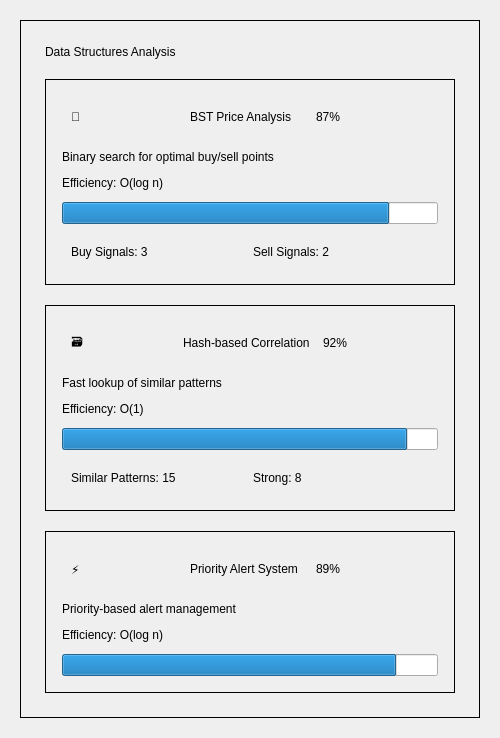
<?xml version="1.0" encoding="UTF-8"?>
<ui version="4.0">
 <class>DataStructuresAnalyzer</class>
 <widget class="QWidget" name="DataStructuresAnalyzer">
  <property name="geometry">
   <rect>
    <x>0</x>
    <y>0</y>
    <width>500</width>
    <height>600</height>
   </rect>
  </property>
  <property name="windowTitle">
   <string>Data Structures Analyzer</string>
  </property>
  
  <layout class="QVBoxLayout" name="mainLayout">
   <property name="spacing">
    <number>20</number>
   </property>
   <property name="leftMargin">
    <number>20</number>
   </property>
   <property name="topMargin">
    <number>20</number>
   </property>
   <property name="rightMargin">
    <number>20</number>
   </property>
   <property name="bottomMargin">
    <number>20</number>
   </property>
   
   <item>
    <widget class="QFrame" name="analyzerCard">
     <property name="frameShape">
      <enum>QFrame::Box</enum>
     </property>
     <layout class="QVBoxLayout" name="cardLayout">
      <property name="spacing">
       <number>20</number>
      </property>
      <property name="leftMargin">
       <number>24</number>
      </property>
      <property name="topMargin">
       <number>24</number>
      </property>
      <property name="rightMargin">
       <number>24</number>
      </property>
      <property name="bottomMargin">
       <number>24</number>
      </property>
      
      <item>
       <widget class="QLabel" name="analyzerTitle">
        <property name="text">
         <string>Data Structures Analysis</string>
        </property>
       </widget>
      </item>
      
      <item>
       <widget class="QFrame" name="bstAnalysisFrame">
        <property name="frameShape">
         <enum>QFrame::Box</enum>
        </property>
        <layout class="QVBoxLayout" name="bstAnalysisLayout">
         <property name="spacing">
          <number>12</number>
         </property>
         <property name="leftMargin">
          <number>16</number>
         </property>
         <property name="topMargin">
          <number>16</number>
         </property>
         <property name="rightMargin">
          <number>16</number>
         </property>
         <property name="bottomMargin">
          <number>16</number>
         </property>
         
         <item>
          <widget class="QWidget" name="bstHeader">
           <layout class="QHBoxLayout" name="bstHeaderLayout">
            <item>
             <widget class="QLabel" name="bstIcon">
              <property name="text">
               <string>🌳</string>
              </property>
              <property name="minimumSize">
               <size>
                <width>24</width>
                <height>24</height>
               </size>
              </property>
             </widget>
            </item>
            <item>
             <widget class="QLabel" name="bstName">
              <property name="text">
               <string>BST Price Analysis</string>
              </property>
             </widget>
            </item>
            <item>
             <spacer name="bstHeaderSpacer">
              <property name="orientation">
               <enum>Qt::Horizontal</enum>
              </property>
             </spacer>
            </item>
            <item>
             <widget class="QLabel" name="bstAccuracy">
              <property name="text">
               <string>87%</string>
              </property>
             </widget>
            </item>
           </layout>
          </widget>
         </item>
         <item>
          <widget class="QLabel" name="bstDescription">
           <property name="text">
            <string>Binary search for optimal buy/sell points</string>
           </property>
          </widget>
         </item>
         <item>
          <widget class="QLabel" name="bstEfficiency">
           <property name="text">
            <string>Efficiency: O(log n)</string>
           </property>
          </widget>
         </item>
         <item>
          <widget class="QProgressBar" name="bstAccuracyProgress">
           <property name="value">
            <number>87</number>
           </property>
           <property name="textVisible">
            <bool>false</bool>
           </property>
          </widget>
         </item>
         <item>
          <widget class="QWidget" name="bstResults">
           <layout class="QHBoxLayout" name="bstResultsLayout">
            <item>
             <widget class="QLabel" name="bstBuySignals">
              <property name="text">
               <string>Buy Signals: 3</string>
              </property>
             </widget>
            </item>
            <item>
             <widget class="QLabel" name="bstSellSignals">
              <property name="text">
               <string>Sell Signals: 2</string>
              </property>
             </widget>
            </item>
           </layout>
          </widget>
         </item>
        </layout>
       </widget>
      </item>
      
      <item>
       <widget class="QFrame" name="hashAnalysisFrame">
        <property name="frameShape">
         <enum>QFrame::Box</enum>
        </property>
        <layout class="QVBoxLayout" name="hashAnalysisLayout">
         <property name="spacing">
          <number>12</number>
         </property>
         <property name="leftMargin">
          <number>16</number>
         </property>
         <property name="topMargin">
          <number>16</number>
         </property>
         <property name="rightMargin">
          <number>16</number>
         </property>
         <property name="bottomMargin">
          <number>16</number>
         </property>
         
         <item>
          <widget class="QWidget" name="hashHeader">
           <layout class="QHBoxLayout" name="hashHeaderLayout">
            <item>
             <widget class="QLabel" name="hashIcon">
              <property name="text">
               <string>🗃️</string>
              </property>
              <property name="minimumSize">
               <size>
                <width>24</width>
                <height>24</height>
               </size>
              </property>
             </widget>
            </item>
            <item>
             <widget class="QLabel" name="hashName">
              <property name="text">
               <string>Hash-based Correlation</string>
              </property>
             </widget>
            </item>
            <item>
             <spacer name="hashHeaderSpacer">
              <property name="orientation">
               <enum>Qt::Horizontal</enum>
              </property>
             </spacer>
            </item>
            <item>
             <widget class="QLabel" name="hashAccuracy">
              <property name="text">
               <string>92%</string>
              </property>
             </widget>
            </item>
           </layout>
          </widget>
         </item>
         <item>
          <widget class="QLabel" name="hashDescription">
           <property name="text">
            <string>Fast lookup of similar patterns</string>
           </property>
          </widget>
         </item>
         <item>
          <widget class="QLabel" name="hashEfficiency">
           <property name="text">
            <string>Efficiency: O(1)</string>
           </property>
          </widget>
         </item>
         <item>
          <widget class="QProgressBar" name="hashAccuracyProgress">
           <property name="value">
            <number>92</number>
           </property>
           <property name="textVisible">
            <bool>false</bool>
           </property>
          </widget>
         </item>
         <item>
          <widget class="QWidget" name="hashResults">
           <layout class="QHBoxLayout" name="hashResultsLayout">
            <item>
             <widget class="QLabel" name="hashSimilarPatterns">
              <property name="text">
               <string>Similar Patterns: 15</string>
              </property>
             </widget>
            </item>
            <item>
             <widget class="QLabel" name="hashStrongCorrelations">
              <property name="text">
               <string>Strong: 8</string>
              </property>
             </widget>
            </item>
           </layout>
          </widget>
         </item>
        </layout>
       </widget>
      </item>
      
      <item>
       <widget class="QFrame" name="priorityQueueAnalysisFrame">
        <property name="frameShape">
         <enum>QFrame::Box</enum>
        </property>
        <layout class="QVBoxLayout" name="priorityQueueAnalysisLayout">
         <property name="spacing">
          <number>12</number>
         </property>
         <property name="leftMargin">
          <number>16</number>
         </property>
         <property name="topMargin">
          <number>16</number>
         </property>
         <property name="rightMargin">
          <number>16</number>
         </property>
         <property name="bottomMargin">
          <number>16</number>
         </property>
         
         <item>
          <widget class="QWidget" name="priorityQueueHeader">
           <layout class="QHBoxLayout" name="priorityQueueHeaderLayout">
            <item>
             <widget class="QLabel" name="priorityQueueIcon">
              <property name="text">
               <string>⚡</string>
              </property>
              <property name="minimumSize">
               <size>
                <width>24</width>
                <height>24</height>
               </size>
              </property>
             </widget>
            </item>
            <item>
             <widget class="QLabel" name="priorityQueueName">
              <property name="text">
               <string>Priority Alert System</string>
              </property>
             </widget>
            </item>
            <item>
             <spacer name="priorityQueueHeaderSpacer">
              <property name="orientation">
               <enum>Qt::Horizontal</enum>
              </property>
             </spacer>
            </item>
            <item>
             <widget class="QLabel" name="priorityQueueAccuracy">
              <property name="text">
               <string>89%</string>
              </property>
             </widget>
            </item>
           </layout>
          </widget>
         </item>
         <item>
          <widget class="QLabel" name="priorityQueueDescription">
           <property name="text">
            <string>Priority-based alert management</string>
           </property>
          </widget>
         </item>
         <item>
          <widget class="QLabel" name="priorityQueueEfficiency">
           <property name="text">
            <string>Efficiency: O(log n)</string>
           </property>
          </widget>
         </item>
         <item>
          <widget class="QProgressBar" name="priorityQueueProgress">
           <property name="value">
            <number>89</number>
           </property>
           <property name="textVisible">
            <bool>false</bool>
           </property>
          </widget>
         </item>
        </layout>
       </widget>
      </item>
     </layout>
    </widget>
   </item>
  </layout>
 </widget>
</ui>
